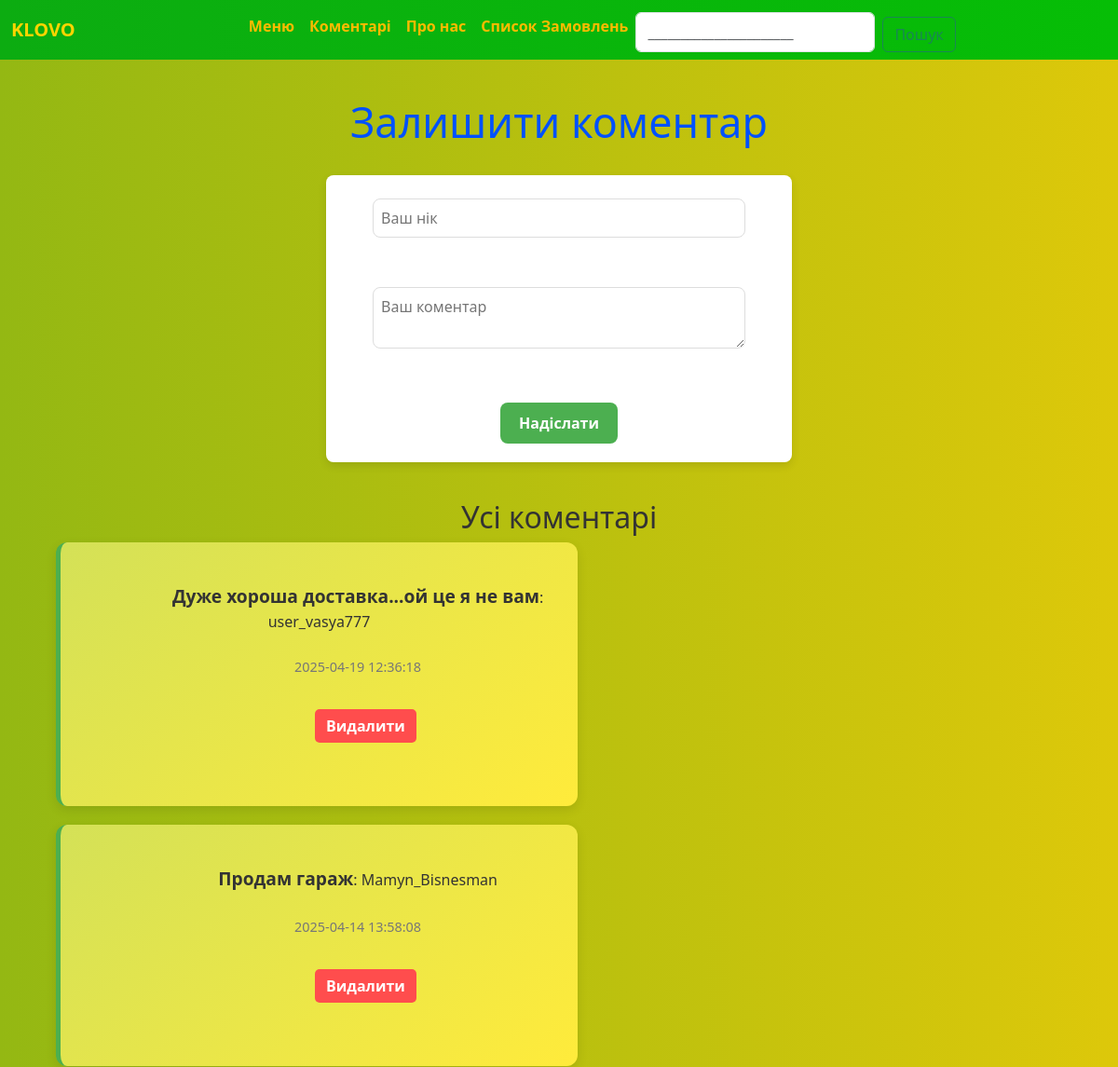
The page /comms (upper part) on the database as committed earlier.
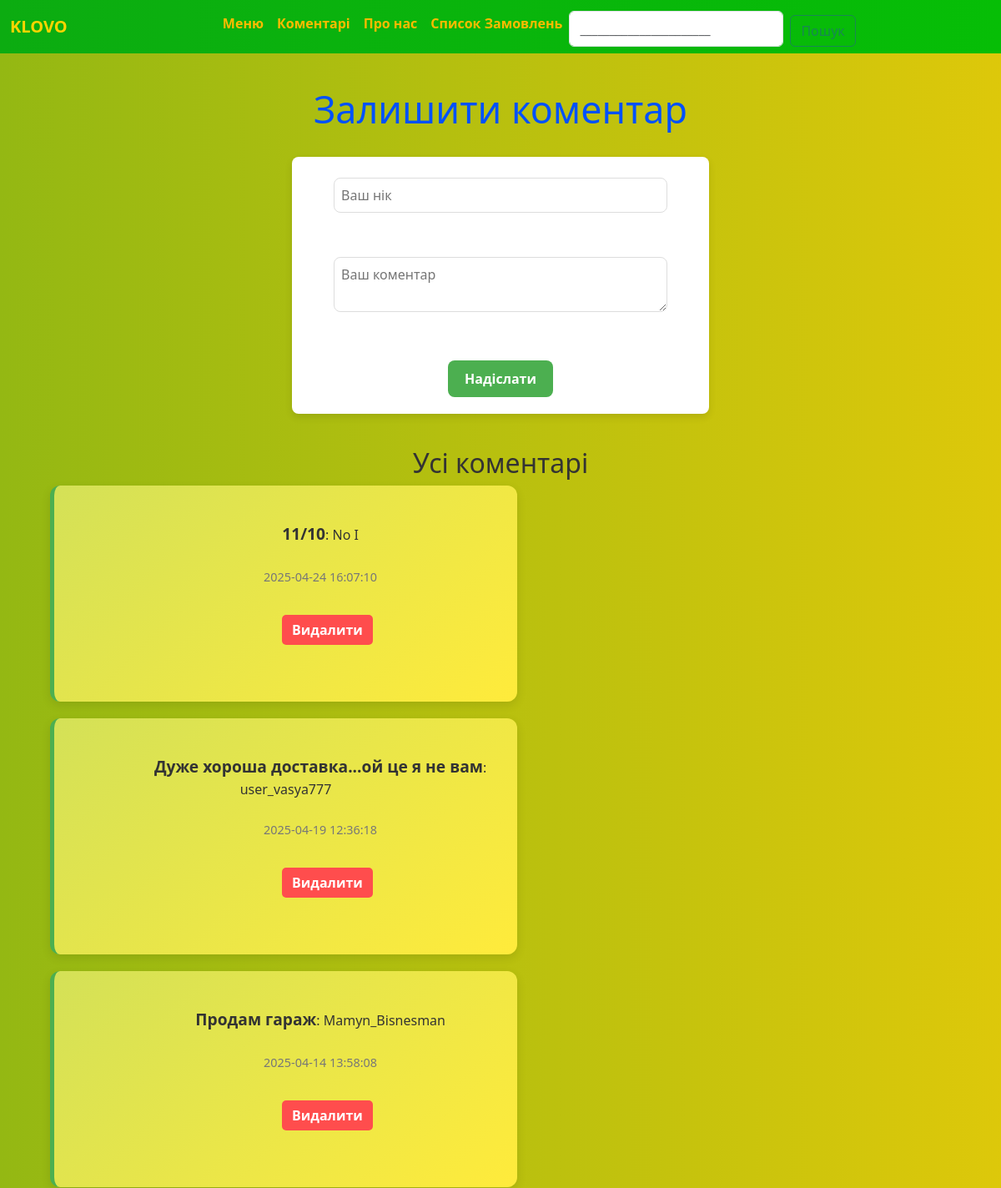
The same page on the database as committed later.
### tables this page shows
CREATE TABLE comments(
    id INTEGER PRIMARY KEY AUTOINCREMENT,
    text TEXT NOT NULL,
    author TEXT  NOT NULL,
    created TEXT DEFAULT CURRENT_TIMESTAMP

);

### app.py (the view, shortened to what this page needs)
@app.route('/comms', methods=['GET', 'POST'])
def comms():
    with sqlite3.connect(DB) as conn:
        comments = conn.execute("SELECT * FROM comments ORDER BY created DESC").fetchall()
        conn.commit()
    return render_template('comms.html', comments=comments)

### templates/comms.html (shortened to what this page needs)
<!DOCTYPE html>
<html lang="en">
<head>
    <link href="https://cdn.jsdelivr.net/npm/bootstrap@5.3.3/dist/css/bootstrap.min.css" rel="stylesheet">
    <link rel="stylesheet" href="{{ url_for('static', filename='style.css')}}">
</head>
<body>
    <nav class="navbar navbar-expand-lg bg-light">
        <div class="container-fluid">
            <a class="navbar-brand" href="{{ url_for('index') }}">KLOVO</a>
            <div class="collapse navbar-collapse" id="navbarSupportedContent">
                <ul class="navbar-nav me-auto mb-2 mb-lg-0">
                    <li class="nav-item">
                        <a class="nav-link" href="{{ url_for('menu') }}">Меню</a>
                    </li>
                    <li class="nav-item">
                        <a class="nav-link" href="{{ url_for('comms') }}">Коментарі</a>
                    </li>
                    <li class="nav-item">
                        <a class="nav-link" href="{{ url_for('about') }}">Про нас</a>
                    </li>
                    <li class="nav-item">
                        <a class="nav-link" href="{{ url_for('orders') }}">Список Замовлень</a>
                    </li>
                    <form action="{{url_for('search')}}" class="d-flex" role="search">
                        <input required name="query" class="form-control me-2" type="search" placeholder="______________________" aria-label="Search">
                        <button class="btn btn-outline-success" type="submit">Пошук</button>
                </ul>
            </div>
        </div>
    </nav>
    <div class="content-wrapper">
        <h1>Залишити коментар</h1>
        <div class="form-wrapper">
            <form method="POST">
                <input name="nickname" placeholder="Ваш нік" required><br><br>
                <textarea name="comment" placeholder="Ваш коментар" required></textarea><br><br>
                <button type="submit">Надіслати</button>
            </form>
        </div>
        <h2>Усі коментарі</h2>
        <div class="comments-container">
            {% for c in comments %}
                <div class="comment">
                    <strong>{{ c[1] }}</strong>: {{ c[2] }}<br>
                    <small>{{ c[3] }}</small>
                    <form action="/delete/{{ c[0] }}" method="POST" style="display:inline;">
                        <button type="submit">Видалити</button>
                    </form>
                </div>
            {% endfor %}
        </div>
    </div>
    </body>
</body>
</html>

Rows that differ between the two databases and show on the page:
added comments: text "11/10", author "No I", created "2025-04-24 16:07:10"
